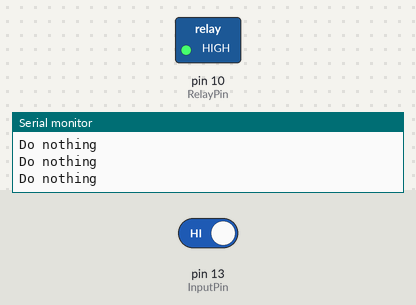
Recording of a sketch running on a simulated Arduino Uno, built with avr-gcc and run on an emulated ATmega328P. On the bench: switched loads named in the sketch (green lamp = pin HIGH), the last lines printed to the serial monitor. Inputs (shaded band) come from the test bench; at power-on: pin 13 (InputPin) HIGH.

Above: at 1.2 s.
1.3 s: pin 13 (InputPin) driven LOW
At 1.8 s:
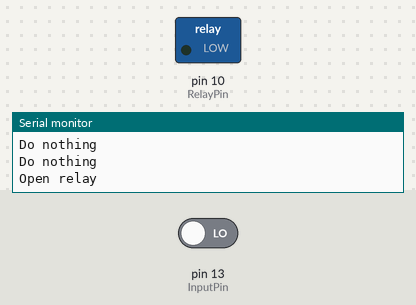
Timing chart, 0 to 4.3 s (numbered marks = the images above; inputs shaded):
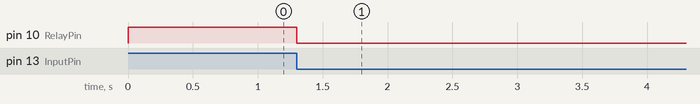

Measured:
- after the input at 1.3 s, pin 10 (RelayPin): HIGH → LOW at once

The sketch:

chimney.ino
```cpp
const int RelayPin = 10;
const int InputPin = 13;

void setup() {
  pinMode(RelayPin, OUTPUT);
  pinMode(InputPin, INPUT);
  digitalWrite(RelayPin, HIGH);
  Serial.begin(9600);
}

void loop() {
  delay(100);
  int a = digitalRead(InputPin);

  if (a == LOW) {
    Serial.println("Open relay");
    digitalWrite(RelayPin, LOW);
    delay(1000 * 60 * 5);
    digitalWrite(RelayPin, HIGH);
  } else {
    Serial.println("Do nothing");
  }
}
```
